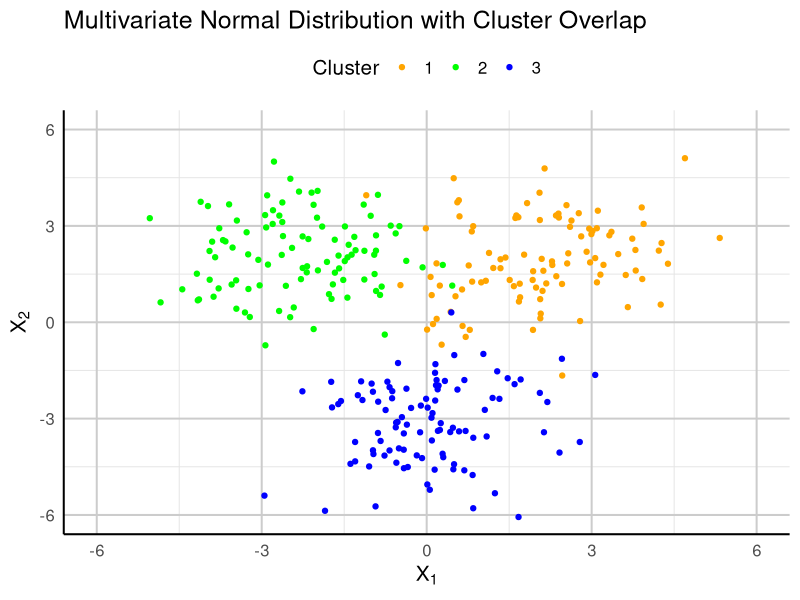
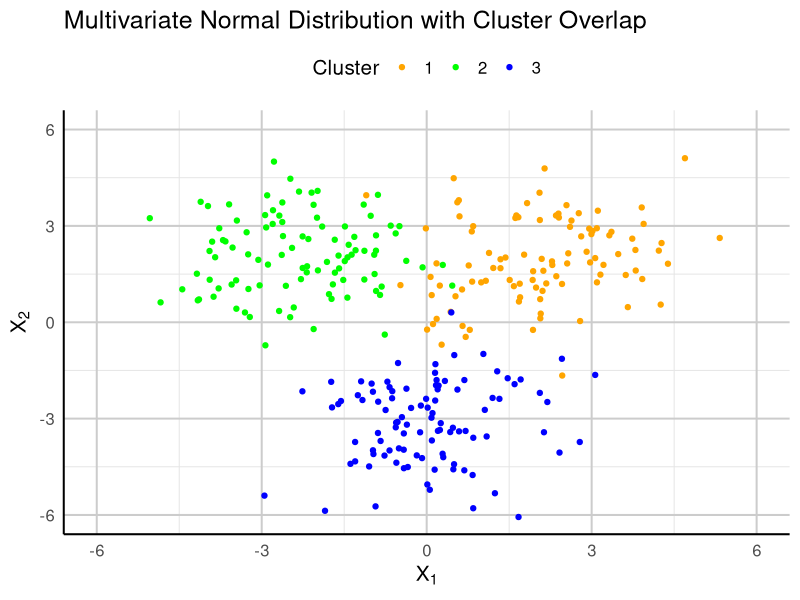

Recreate these plots in R, in order. (Note: this script raises an error after producing the figures.)
# CRAN mirror setting
options(repos = c(CRAN = 'https://cran.r-project.org'))

# packages
if (!requireNamespace("ggplot2", quietly = TRUE)) {
  install.packages("ggplot2", lib = "/home1/mose1103/R/library")
}

if (!requireNamespace("progress", quietly = TRUE)) {
  install.packages("progress", lib = "/home1/mose1103/R/library")
}

# folder setting
base_path = "/home1/mose1103/agoda/simulation/results"
simulation_id <- format(Sys.time(), "%H시 %M분 %S초") # 날짜 기반 폴더 이름 생성
save_path <- file.path(base_path, simulation_id)

if (!dir.exists(save_path)) {
  dir.create(save_path, recursive = TRUE)
}


# Function
rand.index <- function(true_labels, predicted_labels) {
  if (length(true_labels) != length(predicted_labels)) {
    stop("The length of the two label vectors must be the same.")
  }
  
  contingency_table <- table(true_labels, predicted_labels)
  
  a <- sum(choose(contingency_table, 2))
  b <- sum(choose(rowSums(contingency_table), 2)) - a
  c <- sum(choose(colSums(contingency_table), 2)) - a
  d <- choose(sum(contingency_table), 2) - (a + b + c)
  
  rand_index <- (a + d) / (a + b + c + d)
  return(rand_index)
}

try = function(dat1, dat2, itrN = 500, K=4, k_near=5){
  dat1_cl = kmeans(dat1, K)$cluster
  dat2_cl = kmeans(dat2, K)$cluster
  
  N = nrow(dat1)
  
  # calculate pairwise distance for both datasets
  dat1_dist = as.matrix(dist(dat1))
  dat2_dist = as.matrix(dist(dat2))
  
  # calculate the total distance for an observation  
  tot_dist1 = apply(dat1_dist,2,sum)
  tot_dist2 = apply(dat2_dist,2,sum)
  
  diag(dat1_dist) = NA
  diag(dat2_dist) = NA
  
  # a function that outputs the indices of k_near (number) closest neighbors
  k_near_take = function(x, k_near){
    order(x)[1:k_near]
  }
  
  dat1_near_mat = apply(dat1_dist, 2, k_near_take, k_near)
  dat2_near_mat = apply(dat2_dist, 2, k_near_take, k_near)
  
  rand1 = rep(NA, itrN)
  rand2 = rep(NA, itrN)
  
  # generate itrN number of permutation samples
  for (itr in 1:itrN){
    new_dat1 = dat1
    new_dat2 = dat2
    
    TF_ind = sample(c(T,F), size=N, replace=T)
    
    for (i in 1:N){
      if (TF_ind[i]){
        
        mix_coef1 = dat1_dist[i,dat1_near_mat[,i]]
        mix_coef1 = mix_coef1/sum(mix_coef1)
        mix_coef2 = dat2_dist[i,dat2_near_mat[,i]]
        mix_coef2 = mix_coef2/sum(mix_coef2)
        
        new_dat2_point = apply(mix_coef1*dat2[dat1_near_mat[,i],],2,sum) 
        new_dat1_point = apply(mix_coef2*dat1[dat2_near_mat[,i],],2,sum) 
        
        new_dat1[i,] = new_dat1_point
        new_dat2[i,] = new_dat2_point
        
      } 
    }
    
    new_cl_dat1 = kmeans(new_dat1, K)
    new_cl_dat2 = kmeans(new_dat2, K)
    
    rand1[itr] = rand.index(new_cl_dat1$cluster, dat2_cl)
    rand2[itr] = rand.index(new_cl_dat2$cluster, dat1_cl)
  }
  
  return(list(ri1= rand1, ri2=rand2, rf= rand.index(dat2_cl, dat1_cl)))
}

# Load libraries
library(MASS)
library(ggplot2)
library(progress)

# Setting seed
set.seed(241007)

# Define centroids (mean vectors)
mu1 <- c(2, 2)
mu2 <- c(-2, 2)
mu3 <- c(0, -3)

# Adjusted covariance matrices for more overlap
cov1 <- matrix(c(1.5, 0.2, 0.4, 1.5), nrow = 2)
cov2 <- matrix(c(1.5, 0.1, -0.4, 1.5), nrow = 2)
cov3 <- matrix(c(1.5, 0.5, -0.3, 1.5), nrow = 2)

# Sampling 100 data points ~ MultiNormal dist for each centroid
cluster1 <- mvrnorm(100, mu = mu1, Sigma = cov1)
cluster2 <- mvrnorm(100, mu = mu2, Sigma = cov2)
cluster3 <- mvrnorm(100, mu = mu3, Sigma = cov3)

# Combine the data into a single data frame for ggplot
dat1 <- data.frame(
  X1 = c(cluster1[,1], cluster2[,1], cluster3[,1]),
  X2 = c(cluster1[,2], cluster2[,2], cluster3[,2]),
  Cluster = factor(rep(1:3, each = 100))
)

# Define colors for clusters
cluster_colors <- c("orange", "green", "blue")

# Create the ggplot
p <- ggplot(dat1, aes(x = X1, y = X2, color = Cluster)) +
  geom_point(size = 1.5) +
  scale_color_manual(values = cluster_colors) +
  labs(x = expression(X[1]), y = expression(X[2]), title = "Multivariate Normal Distribution with Cluster Overlap") +
  theme_minimal(base_size = 15) +
  theme(
    panel.grid.major = element_line(color = "grey80", linetype = "solid"),
    panel.grid.minor = element_line(color = "grey90", linetype = "solid"),
    axis.line = element_line(color = "black"),
    legend.position = "top"
  ) +
  coord_cartesian(xlim = c(-6, 6), ylim = c(-6, 6))

# Display plot
p

ggsave(file.path(save_path, "dat1_cluster_plot.png"), plot = p, width = 8, height = 6, dpi = 1000)


# Define linear transformation parameters for each cluster
a1 <- 1.3; b1 <- c(3, -1)
a2 <- 0.9; b2 <- c(-2, 3)
a3 <- 1.1; b3 <- c(4, 0)


# saving value setting
save_path_txt <- file.path(save_path, "simulation_params.txt")

sink(save_path_txt)
cat("mu1:\n"); print(mu1)
cat("\nmu2:\n"); print(mu2)
cat("\nmu3:\n"); print(mu3)
cat("\ncov1:\n"); print(cov1)
cat("\ncov2:\n"); print(cov2)
cat("\ncov3:\n"); print(cov3)
cat("\na1:\n"); print(a1)
cat("\nb1:\n"); print(b1)
cat("\na2:\n"); print(a2)
cat("\nb2:\n"); print(b2)
cat("\na3:\n"); print(a3)
cat("\nb3:\n"); print(b3)
sink()

# Apply linear transformation to each cluster
cluster1_transformed <- a1 * cluster1 + matrix(rep(b1, each = 100), ncol = 2, byrow = TRUE)
cluster2_transformed <- a2 * cluster2 + matrix(rep(b2, each = 100), ncol = 2, byrow = TRUE)
cluster3_transformed <- a3 * cluster3 + matrix(rep(b3, each = 100), ncol = 2, byrow = TRUE)

# Combine transformed data into a new data frame for plotting
dat2 <- data.frame(
  X1 = c(cluster1_transformed[,1], cluster2_transformed[,1], cluster3_transformed[,1]),
  X2 = c(cluster1_transformed[,2], cluster2_transformed[,2], cluster3_transformed[,2]),
  Cluster = factor(rep(1:3, each = 100))
)

# Plot the transformed data
p2 <- ggplot(dat2, aes(x = X1, y = X2, color = Cluster)) +
  geom_point(size = 1.5) +
  scale_color_manual(values = cluster_colors) +
  labs(x = expression(X[1]), y = expression(X[2]), title = "Transformed Data with Linear Transformation (data2)") +
  theme_minimal(base_size = 15) +
  theme(
    panel.grid.major = element_line(color = "grey80", linetype = "solid"),
    panel.grid.minor = element_line(color = "grey90", linetype = "solid"),
    axis.line = element_line(color = "black"),
    legend.position = "top"
  ) +
  coord_cartesian(xlim = c(-10, 10), ylim = c(-10, 10))

# Display plot
p2

ggsave(file.path(save_path, "dat2_transformed_plot.png"), plot = p2, width = 8, height = 6, dpi = 1000)


# Simulation steps continue...

m1 = as.matrix(dat1[, c("X1", "X2")])
m2 = as.matrix(dat2[, c("X1", "X2")])

N <- 1000  # Set this to your desired number of iterations

# Initialize a vector to store the results from each run
distribution_results <- numeric(N)

# Create a progress bar
pb <- progress_bar$new(
  format = "  진행중 [:bar] :percent 완료 - 경과시간 :elapsed - 예상완료시간 :eta",
  total = N, clear = FALSE, width = 60
)

# Run the process N times with a progress bar
for (i in 1:N) {
  output <- try(m1, m2, itrN = 100, K = 3, k_near = 10)
  distribution_results[i] <- mean((output$ri2 + output$ri1) * 0.5 < output$rf)
  
  # Update the progress bar
  if (!pb$finished) {
    pb$tick()
  }
}

# Plot the distribution of the p-value results
hist_plot <- hist(distribution_results, breaks = 20, col = "skyblue", 
                  main = "Distribution of p-value",
                  xlab = "Mean value", ylab = "Frequency")

# Save the histogram plot with high DPI
ggsave(file.path(save_path, "p_value_distribution_plot.png"), plot = hist_plot, width = 8, height = 6, dpi = 1000)
